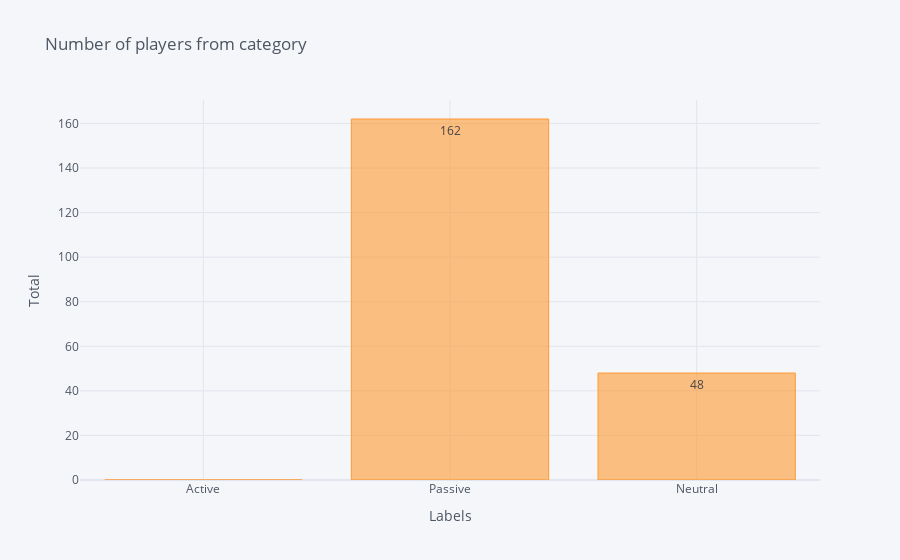

Write notebook code for a chart like this one.
### Markdown cell above
Thể hiện số lượng loại lối chơi của cầu thủ vị trí hậu vệ lên biểu đồ:

### Code cell
df_dfe_category = pd.DataFrame([active.shape[0], passive.shape[0], neutral.shape[0]], 
                            columns=['count'], index=['Active', 'Passive', 'Neutral'])

df_dfe_category.iplot(kind='bar', y='count',title='Number of players from category'
                   ,xTitle='Labels',yTitle='Total', text='count', textposition='auto')

### Figure 1 — Plotly figure (JSON) as saved in the notebook; plotly's stock layout.template omitted (floating-point values rounded to 4 significant figures)
{"data": [{"marker": {"color": "rgba(255, 153, 51, 0.6)", "line": {"color": "rgba(255, 153, 51, 1.0)", "width": 1}}, "name": "count", "orientation": "v", "text": [0, 162, 48], "x": ["Active", "Passive", "Neutral"], "y": [0, 162, 48], "type": "bar"}], "layout": {"legend": {"bgcolor": "#F5F6F9", "font": {"color": "#4D5663"}}, "paper_bgcolor": "#F5F6F9", "plot_bgcolor": "#F5F6F9", "title": {"font": {"color": "#4D5663"}, "text": "Number of players from category"}, "xaxis": {"gridcolor": "#E1E5ED", "showgrid": true, "tickfont": {"color": "#4D5663"}, "title": {"font": {"color": "#4D5663"}, "text": "Labels"}, "zerolinecolor": "#E1E5ED"}, "yaxis": {"gridcolor": "#E1E5ED", "showgrid": true, "tickfont": {"color": "#4D5663"}, "title": {"font": {"color": "#4D5663"}, "text": "Total"}, "zerolinecolor": "#E1E5ED"}}}
